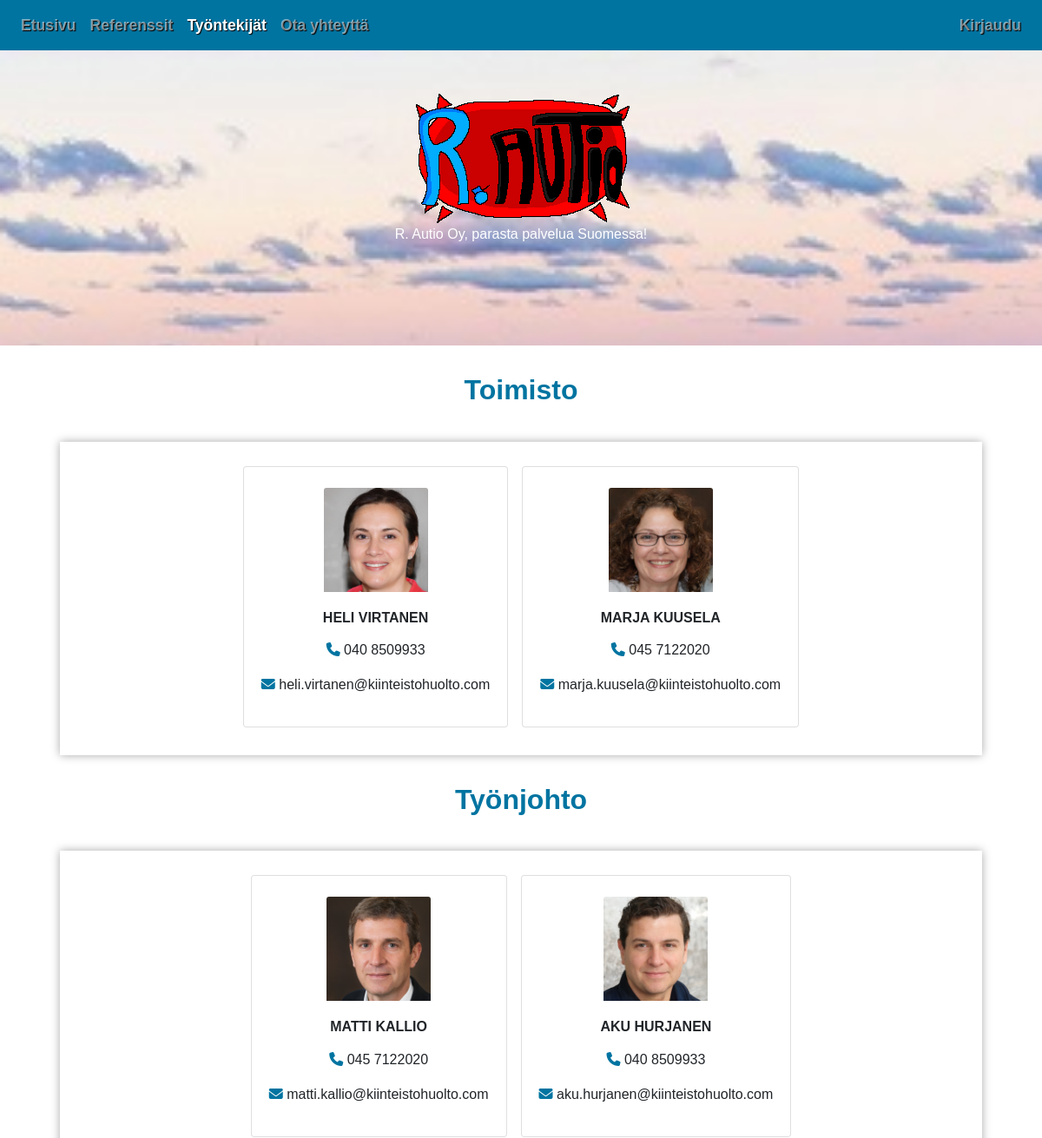
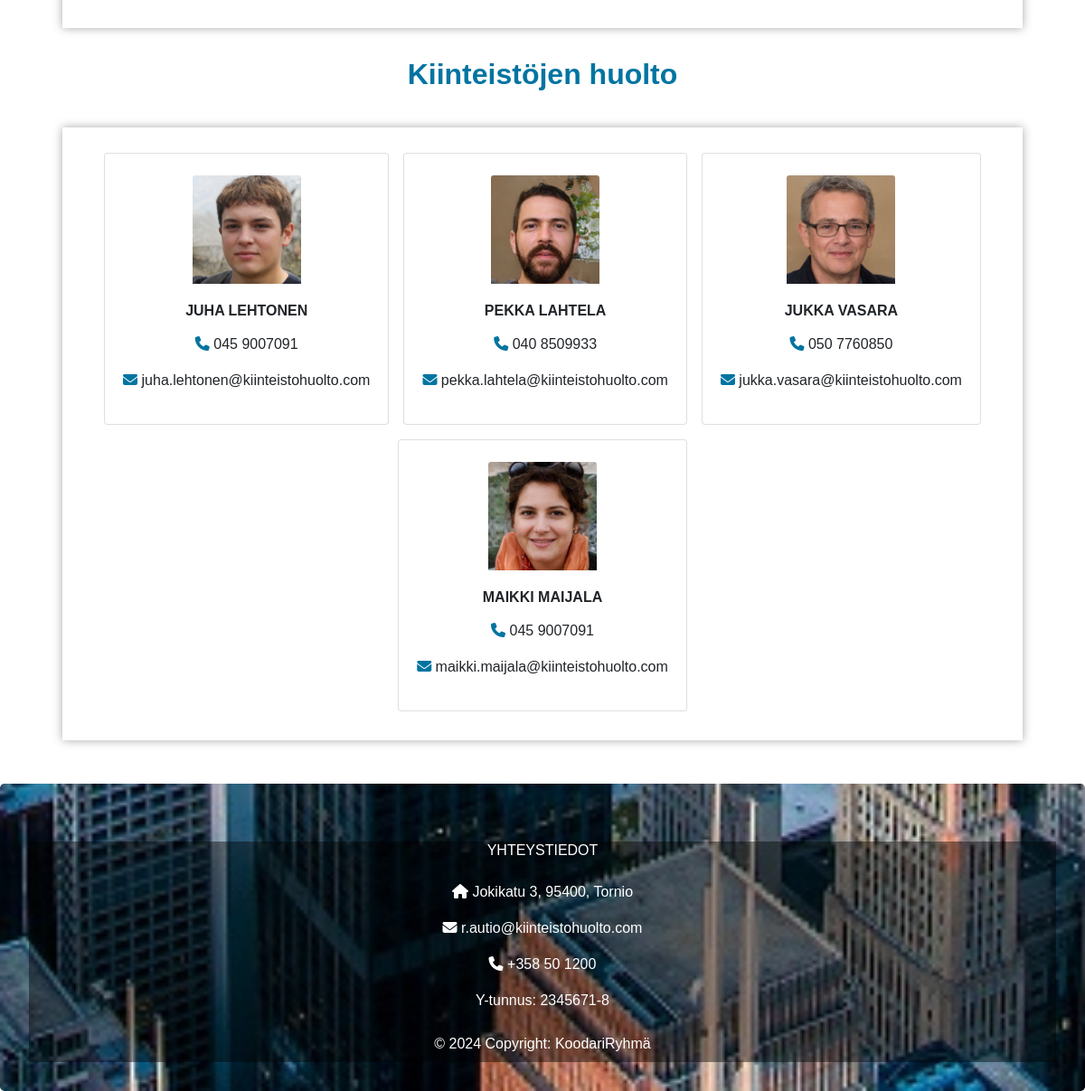
/tyontekijat.php, run on the app's committed database (2 pictures, top to bottom).
### tables this page shows
CREATE TABLE `tyontekija` (
  `tyontekijaID` int(11) NOT NULL,
  `etunimi` varchar(50) NOT NULL,
  `sukunimi` varchar(50) NOT NULL,
  `sposti` varchar(50) NOT NULL,
  `puhelin` varchar(50) NOT NULL,
  `kuvapolku` varchar(50) NOT NULL,
  `status` tinyint(1) NOT NULL,
  `kayttajaID` int(11) NOT NULL,
  `rooliID` int(11) NOT NULL,
  `kasittelyID` int(11) NOT NULL
);

### php/hae_toimisto.php (called while the page is built)
<?php
require "conn.php";
try {
    $sql = "SELECT t.etunimi, t.sukunimi,t.puhelin, t.sposti, t.kuvapolku, r.rooli
        FROM tyontekija t
        INNER JOIN rooli r ON t.rooliID = r.rooliID
        WHERE r.rooli = 'toimisto'";
    $stmt = $yhteys->prepare($sql);
    $stmt->execute();
    $data_toimisto = $stmt->fetchAll(PDO::FETCH_OBJ);
} catch (PDOException $e) {
    echo "Tietokantavirhe: " . $e->getMessage();
}
?>

### php/hae_tyonjohto.php (called while the page is built)
<?php
require "conn.php";
try {
    $sql = "SELECT t.etunimi, t.sukunimi,t.puhelin, t.sposti, t.kuvapolku, r.rooli
        FROM tyontekija t
        INNER JOIN rooli r ON t.rooliID = r.rooliID
        WHERE r.rooli = 'tyonjohtaja'";
    $stmt = $yhteys->prepare($sql);
    $stmt->execute();
    $data_tyonjohto = $stmt->fetchAll(PDO::FETCH_OBJ);
} catch (PDOException $e) {
    echo "Tietokantavirhe: " . $e->getMessage();
}
?>

### php/hae_tyontekija.php (called while the page is built)
<?php
require "conn.php";
try {
    $sql = "SELECT t.etunimi, t.sukunimi,t.puhelin, t.sposti, t.kuvapolku, r.rooli
        FROM tyontekija t
        INNER JOIN rooli r ON t.rooliID = r.rooliID
        WHERE r.rooli = 'tyontekija'";
    $stmt = $yhteys->prepare($sql);
    $stmt->execute();
    $data_tyontekija = $stmt->fetchAll(PDO::FETCH_OBJ);
} catch (PDOException $e) {
    echo "Tietokantavirhe: " . $e->getMessage();
}
?>

### tyontekijat.php (the view, shortened to what this page needs)
<?php require "php/hae_toimisto.php";?>
<?php require "php/hae_tyonjohto.php";?>
<?php require "php/hae_tyontekija.php";?>
<!DOCTYPE html>
<html lang="en">
<head>
  <link rel="stylesheet" href="https://cdn.jsdelivr.net/npm/bootstrap@4.6.2/dist/css/bootstrap.min.css">
  <link rel="stylesheet" href="css/tyyli.css">
</head>
<body>
<nav class="navbar navbar-dark sticky-top navbar-expand-lg" data-mdb-theme="light">
  <div class="collapse navbar-collapse" id="navbarSupportedContent">
    <ul class="navbar-nav mr-auto">
      <li class="nav-item">
        <a class="nav-link" href="index.php">Etusivu</a>
      </li>
      <li class="nav-item">
        <a class="nav-link" href="referenssit.php">Referenssit</a>
      </li>
      <li class="nav-item active">
        <a class="nav-link" href="tyontekijat.php">Työntekijät <span class="sr-only">(current)</span></a>
      </li>
      <li class="nav-item">
        <a class="nav-link" href="yhteydenotto.php">Ota yhteyttä</a>
      </li>
    </ul>
    <ul class="navbar-nav">
<?php
    if(isset($_SESSION['kayttajaID'])) {
        echo '<a class="nav-link" href="kirjaudu_ulos.php">Kirjaudu ulos</a>';
    } else {
      echo '<li class="nav-item">
      <a class="nav-link login-button" href="#" id="login-button" role="button" aria-haspopup="true" aria-expanded="false">
        Kirjaudu
      </a>
    </li>';
    }
?>
    </ul>
  </div>
</nav>
<div class="upper-jumbo">
  <div class="container logo">
  <a href="index.php"><img src="img/rautiologo.png"></a>
  <p>R. Autio Oy, parasta palvelua Suomessa!</p>
  </div>
</div>
<div class="container pt-4 pb-4" >
  <div class="row justify-content-center p-2"><h2 class="otsikko">Toimisto</h2></div>
        <div class="row tyontekija_content justify-content-center m-4 pb-4">
          <?php foreach($data_toimisto as $toimisto): ?>
              <div class="card text-center m-2">
                <img src="<?php echo $toimisto->kuvapolku; ?>" class="card-img-top mx-auto mt-4 profile_img" alt="Kuva">
                  <div class="card-body">
                      <h6 class="text-uppercase nimi"><?php echo $toimisto->etunimi. " " . $toimisto->sukunimi; ?></h5>
                      <p><i class="fa-solid fa-phone iconi"></i> <?php echo $toimisto->puhelin; ?></p>
                      <p><i class="fa-solid fa-envelope iconi"></i> <?php echo $toimisto->sposti; ?></p>
                  </div>
              </div>
          <?php endforeach; ?>
      </div>
  <div class="row justify-content-center p-2"><h2 class="otsikko">Työnjohto</h2></div>
    <div class="row tyontekija_content justify-content-center m-4 pb-4">
        <?php foreach($data_tyonjohto as $tyonjohto): ?>
            <div class="card text-center m-2">
              <img src="<?php echo $tyonjohto->kuvapolku; ?>" class="card-img-top mx-auto mt-4 profile_img" alt="Kuva">
                <div class="card-body">
                    <h6 class="text-uppercase nimi"><?php echo $tyonjohto->etunimi . " " . $tyonjohto->sukunimi; ?></h5>
                    <p><i class="fa-solid fa-phone iconi"></i> <?php echo $tyonjohto->puhelin; ?></p>
                    <p><i class="fa-solid fa-envelope iconi"></i> <?php echo $tyonjohto->sposti; ?></p>
                </div>
            </div>
        <?php endforeach; ?>
    </div>
    <div class="row justify-content-center p-2"><h2 class="otsikko">Kiinteistöjen huolto</h2></div>
      <div class="row tyontekija_content justify-content-center m-4 pb-4">
          <?php foreach($data_tyontekija as $tyontekija): ?>
              <div class="card text-center m-2">
                <img src="<?php echo $tyontekija->kuvapolku; ?>" class="card-img-top mx-auto mt-4 profile_img" alt="Kuva">
                  <div class="card-body">
                      <h6 class="text-uppercase nimi"><?php echo $tyontekija->etunimi . " " . $tyontekija->sukunimi; ?></h5>
                      <p><i class="fa-solid fa-phone iconi"></i> <?php echo $tyontekija->puhelin; ?></p>
                      <p><i class="fa-solid fa-envelope iconi"></i> <?php echo $tyontekija->sposti; ?></p>
                  </div>
              </div>
          <?php endforeach; ?>
      </div>
</div>
<footer class="jumbotron footer col-sm-12">
  <div class="col-lg-12 col-md-12 col-sm-12 footerBox">
  <section class="">
        <div class="col-md-4 col-lg-3 col-xl-3 mx-auto mb-md-0 mb-4">
          <h6 class="text-uppercase fw-bold mb-4">Yhteystiedot</h6>
          <p><i class="fas fa-home me-3"></i> Jokikatu 3, 95400, Tornio </p>
          <p><i class="fas fa-envelope me-3"></i> r.autio@kiinteistohuolto.com</p>
          <p><i class="fas fa-phone me-3"></i> +358 50 1200</p>
          <p>Y-tunnus: 2345671-8</p>
        </div>
  </section>
    <div class="p-2">
      © 2024 Copyright: KoodariRyhmä
    </div>
  </div>
</footer>
</body>
</html>

### css/tyyli.css (style rules this page uses)
body { height: 100%; font-family: 'Montserrat', sans-serif !important; }
.jumbotron { text-align: center; background: url('../img/city-view.jpg') top center fixed; background-size: cover; color: white; height: 340px; }
.upper-jumbo { text-align: center; background: url('../img/city-view.jpg') top center fixed; background-size: cover; color: white; height: 340px; }
.tyontekija_content { box-shadow: 0 0 10px rgba(0, 0, 0, 0.340); padding: 20px; }
.navbar { font-weight: bold; font-size: 1.1em; text-shadow: 1px 1px 1px black; background-color: #0074a1; }
.footer { margin-bottom: 0; color: white; }
.footerBox { background-color: rgba(0, 0, 0, 0.432); }
.logo { padding-top: 50px; }
ul { list-style-type: none; }
.profile_img { width: 120px; height: auto; }
.otsikko { font-weight: bold; color: #0074a1; }
.iconi { color: #0074a1; }
.nimi { font-weight: bold; padding-bottom: 8px; }

### data on the page
tyontekija: kuvapolku (picture), etunimi "HELI", sukunimi "VIRTANEN", puhelin "040 8509933", sposti "heli.virtanen@kiinteistohuolto.com"
tyontekija: kuvapolku (picture), etunimi "MARJA", sukunimi "KUUSELA", puhelin "045 7122020", sposti "marja.kuusela@kiinteistohuolto.com"
tyontekija: kuvapolku (picture), etunimi "MATTI", sukunimi "KALLIO", puhelin "045 7122020", sposti "matti.kallio@kiinteistohuolto.com"
tyontekija: kuvapolku (picture), etunimi "AKU", sukunimi "HURJANEN", puhelin "040 8509933", sposti "aku.hurjanen@kiinteistohuolto.com"
tyontekija: kuvapolku (picture), etunimi "JUHA", sukunimi "LEHTONEN", puhelin "045 9007091", sposti "juha.lehtonen@kiinteistohuolto.com"
tyontekija: kuvapolku (picture), etunimi "PEKKA", sukunimi "LAHTELA", puhelin "040 8509933", sposti "pekka.lahtela@kiinteistohuolto.com"
tyontekija: kuvapolku (picture), etunimi "JUKKA", sukunimi "VASARA", puhelin "050 7760850", sposti "jukka.vasara@kiinteistohuolto.com"
tyontekija: kuvapolku (picture), etunimi "MAIKKI", sukunimi "MAIJALA", puhelin "045 9007091", sposti "maikki.maijala@kiinteistohuolto.com"
